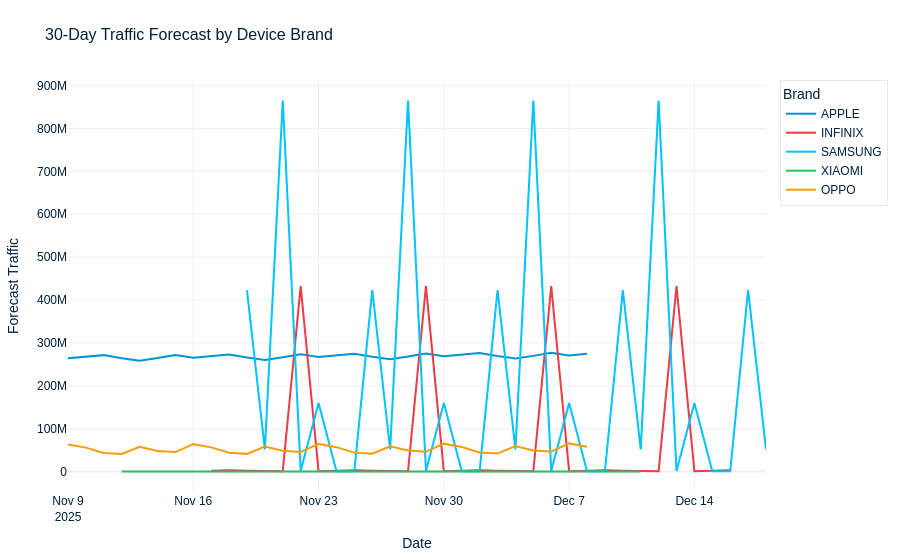

The notebook cell saved with this chart:
### Code cell
# ------------------------------------------------------------
# Brand Forecast Visualization + Performance Analysis
# ------------------------------------------------------------
# This section aggregates all per-brand forecasts, visualizes them,
# and evaluates model performance across brands.
# ------------------------------------------------------------

from IPython.display import display  # Used to render Plotly figure in Jupyter notebook

# ------------------------------------------------------------
# Check availability of brand-level forecasts
# ------------------------------------------------------------
if brand_daily is not None and len(brand_forecasts_list) > 0:

    # --------------------------------------------------------
    # Concatenate all brand forecasts into a single DataFrame
    # --------------------------------------------------------
    # Each row represents a predicted value for a given brand and date
    all_fc_brands = pd.concat(brand_forecasts_list, ignore_index=True)

    # --------------------------------------------------------
    # Interactive Plot: 30-Day Forecast per Brand
    # --------------------------------------------------------
    fig = px.line(
        all_fc_brands,
        x='ds',                      # time axis (date)
        y='forecast',                # predicted traffic values
        color='brand',              # one curve per brand
        title='30-Day Traffic Forecast by Device Brand',
        labels={
            'ds': 'Date',
            'forecast': 'Forecast Traffic',
            'brand': 'Brand'
        },
        color_discrete_sequence=PALETTE  # custom color palette for consistency
    )

    # Apply global layout configuration (theme, margins, fonts, etc.)
    fig.update_layout(**PLOTLY_LAYOUT)

    # Save interactive chart as HTML file for reporting/dashboard use
    fig.write_html(str(FIG_DIR / 'figE1_brand_forecast.html'))

    # Display interactive chart in notebook
    display(fig)

    # --------------------------------------------------------
    # Performance Summary Table (per brand)
    # --------------------------------------------------------
    bs_df = pd.DataFrame(brand_scores).sort_values('mae')

    print('\nBrand Forecast Scores:')
    print(bs_df.to_string(index=False))

    # --------------------------------------------------------
    # Bar Plot: MAE comparison across brands
    # --------------------------------------------------------
    fig2, ax = plt.subplots(figsize=(12, 4))

    # Highlight best-performing brand (minimum MAE)
    colors_b = [
        HW['red'] if row.mae == bs_df['mae'].min() else HW['blue']
        for row in bs_df.itertuples()
    ]

    ax.bar(
        bs_df['brand'],
        bs_df['mae'],
        color=colors_b,
        alpha=0.88
    )

    ax.set_title('Best-Model MAE by Brand', pad=12)
    ax.set_ylabel('MAE (traffic units)')

    # Annotate each bar with MAE value
    for i, row in enumerate(bs_df.itertuples()):
        ax.text(
            i,
            row.mae + bs_df['mae'].max() * 0.01,
            f'{row.mae:,.1f}',
            ha='center',
            fontsize=8.5,
            color=HW['navy'],
            fontweight='bold'
        )

    # Add branding watermark for report consistency
    add_watermark(fig2)

    # Save figure for thesis/report
    save_fig('figE2_brand_mae_comparison')

    # Display final plot
    plt.show()
